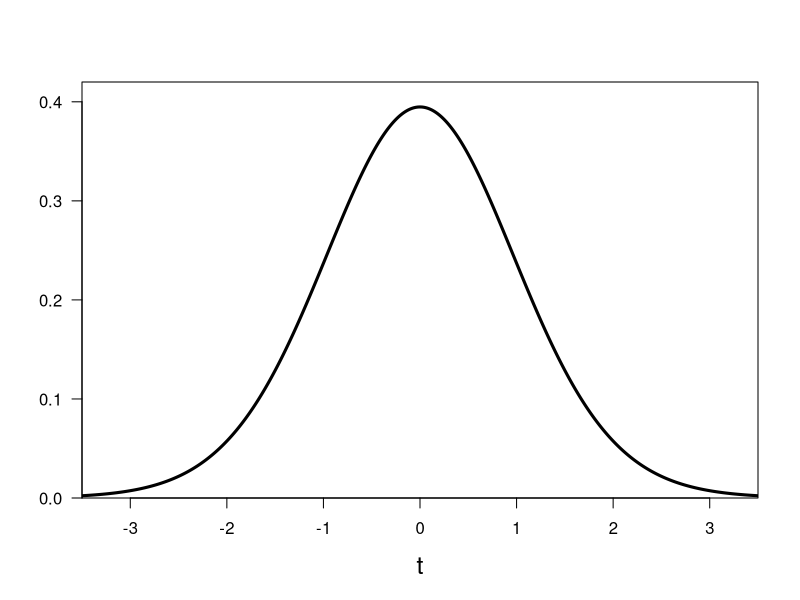

Write R code to recreate this figure. (Note: this script raises an error after producing the figure.)
print('file: E1-NHST-t-test-pvalue.R')
# plot data & mu0, SE, 1-sample-t-test 
x = c(1.5,0.3,1.8,-1.4,0.8,3.0,-0.3,0.2,-0.4,1.9,0.0,0.3,-1.0,
      1.2,3.8,0.5,-0.8,2.0,1.1,1.2,-0.4,2.7,0.5,-1.4,1.1)
T0 = 0   # hypothesized temperature of null hypothesis H0
xmean = mean(x); print(c(round(xmean,2),'sample mean (deg.C)'))
n = length(x); print(c(n,'sample size n'))   # sample size
SE = sd(x)/sqrt(n)
print(c(round(sd(x),2),'s = sd(x) (deg.C)'))
print(c(round(var(x),2),'s = var(x) (deg.C)^2'))
print(c(round(SE,4),'standard error of the mean (deg.C)'))
dis = (xmean-T0)/SE; print(c(round(dis,3),'t = (xmean-mu0)/SE'))
tvalue = (xmean-T0)/SE; print(c(round(tvalue,3),'tvalue (pedestrian)'))
tobs = as.numeric(t.test(x,mu=T0)$statistic); print(c(round(tobs,3),'tvalue = tobs (t-test)'))
nu = n-1
tarr = seq(-4,4,0.01)
ftarr = dt(tarr,nu)
alpha = 0.05
tc = -qt(alpha/2,nu)
# --------------------------------------------------------------------------------------
# png('Zar10Ex7d1pvalue191117.png',width=16,height=12,units='cm',res=300)
plot(tarr,ftarr,type='l',lwd=3,col='black',
     xlab='t',ylab=NA,las=1,cex=0.4,xlim=c(-3.5,3.5),
     ylim=c(0,0.42),xaxs='i',yaxs='i',cex.lab=1.5)
title(ylab=TeX('$f(t;\\,\\nu = 24)$'),line=2.3,cex.lab=1.5)
x1=tobs; x2=max(tarr); y1=dt(x1,nu); y2=dt(x2,nu); dx=(x2-x1)/50; 
xn=seq(x1,x2,dx); yn=dt(xn,nu); xf=c(x2,x1,xn); yf=c(0,0,yn) 
polygon(xf,yf,col='blue')
x1=min(tarr); x2=-tobs; y1=dt(x1,nu); y2=dt(x2,nu); dx=(x2-x1)/50; 
xn=seq(x1,x2,dx); yn=dt(xn,nu); xf=c(x2,x1,xn); yf=c(0,0,yn) 
polygon(xf,yf,col='blue')
text(0,0.05,TeX('$\\alpha = 0.05$'),col='red',pos=1,cex=1.5)
text(0,0.2,TeX('$p = 0.012$'),col='blue',pos=1,cex=1.5)
text(0,0.15,TeX('$t_{obs} = 2.713$'),col='blue',pos=1,cex=1.5)
text(0,0.1,TeX('$t_c = 2.064$'),col='red',pos=1,cex=1.5)
abline(v=tobs,col='blue',lty=1)
abline(v=-tobs,col='blue',lty=1)
text(2.713,0.35,TeX('$t_{obs}$'),col='blue',pos=4,cex=1.5)
text(-3.5,0.35,TeX('$-t_{obs}$'),col='blue',pos=4,cex=1.5)
text(-3.5,0.04,'0.006',col='blue',pos=4,cex=1.5)
text(2.713-0.3,0.04,'0.006',col='blue',pos=4,cex=1.5)
abline(v=tc,col='red',lty=2)
abline(v=-tc,col='red',lty=2)
text(tc-0.4,0.35,TeX('$t_c$'),col='red',pos=4,cex=1.5)
text(-tc,0.35,TeX('$-t_c$'),col='red',pos=4,cex=1.5)
# dev.off()